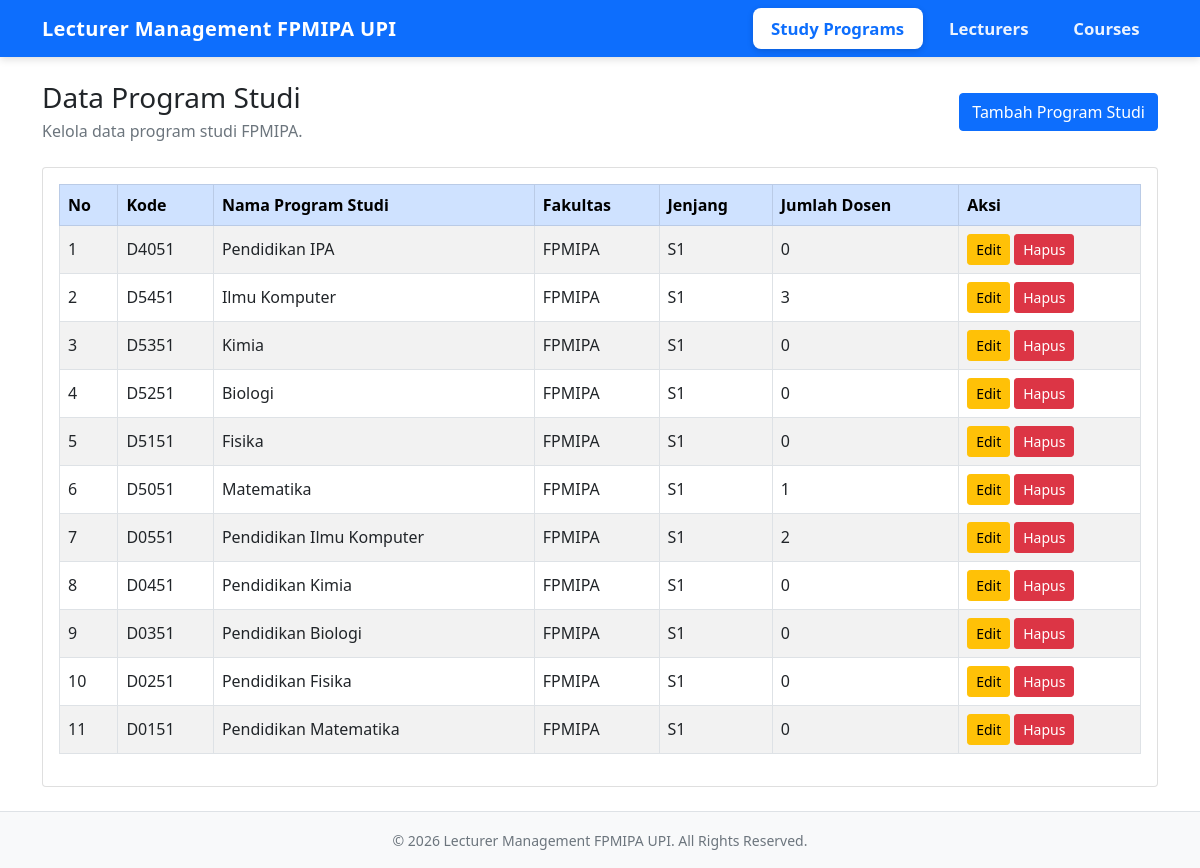
The page /?page=study_programs on the database its author committed.
### tables this page shows
CREATE TABLE `study_programs` (
  `id` int(10) unsigned NOT NULL AUTO_INCREMENT,
  `program_code` varchar(20) NOT NULL,
  `program_name` varchar(100) NOT NULL,
  `faculty` varchar(100) NOT NULL DEFAULT 'FPMIPA',
  `degree` varchar(5) NOT NULL DEFAULT 'S1',
  PRIMARY KEY (`id`),
  UNIQUE KEY `program_code` (`program_code`)
);

### views/Template.php (called while the page is built, shortened)
<?php
class Template {
    public static function render($view, $data = [])
    {
        extract($data, EXTR_SKIP);
        $viewPath = ROOT_PATH . '/templates/' . $view . '.php';
        $realViewPath = realpath($viewPath);
        require ROOT_PATH . '/templates/layouts/header.php';
        require $realViewPath;
        require ROOT_PATH . '/templates/layouts/footer.php';
    }
}

### views/StudyProgramView.php (called while the page is built, shortened)
<?php
require_once __DIR__ . '/Template.php';
class StudyProgramView {
    public static function index($data)
    {
        Template::render('study_programs/index', $data);
    }
}

### controllers/StudyProgramController.php (called while the page is built, shortened)
<?php
require_once __DIR__ . '/../models/StudyProgram.php';
require_once __DIR__ . '/../views/StudyProgramView.php';
class StudyProgramController {
    private $model;
    public function __construct()
    {
        $this->model = new StudyProgram();
    }
    public function index()
    {
        $studyPrograms = $this->model->getAll();
        StudyProgramView::index([
            'studyPrograms' => $studyPrograms,
            'pageTitle'     => 'Data Program Studi'
        ]);
    }
}

### models/Database.php (called while the page is built, shortened)
<?php
class Database {
    private static $connection = null;
    public static function connect()
    {
        $dsn = 'mysql:host=' . DB_HOST . ';dbname=' . DB_NAME . ';charset=utf8mb4';
        try {
            self::$connection = new PDO($dsn, DB_USER, DB_PASS, [
                PDO::ATTR_ERRMODE => PDO::ERRMODE_EXCEPTION,
                PDO::ATTR_DEFAULT_FETCH_MODE => PDO::FETCH_ASSOC,
                PDO::ATTR_EMULATE_PREPARES => false
            ]);
            return self::$connection;
        } catch (PDOException $e) {
            error_log('Database Connection Error: ' . $e->getMessage());
            die('Koneksi database gagal. Periksa konfigurasi database dan pastikan server MySQL aktif.');
        }
    }
}

### models/StudyProgram.php (called while the page is built, shortened)
<?php
require_once __DIR__ . '/Database.php';
class StudyProgram {
    private $db;
    public function __construct()
    {
        $this->db = Database::connect();
    }
    public function getAll()
    {
        $query = "SELECT
                    sp.*,
                    COUNT(l.id) AS lecturer_count
                  FROM study_programs sp
                  LEFT JOIN lecturers l
                    ON sp.id = l.study_program_id
                  GROUP BY sp.id
                  ORDER BY sp.id DESC";
        $statement = $this->db->prepare($query);
        $statement->execute();
        return $statement->fetchAll();
    }
}

### templates/study_programs/index.php (the view, shortened to what this page needs)
<div class="d-flex justify-content-between align-items-center mb-4">
    <div>
        <h3 class="mb-1">Data Program Studi</h3>
        <p class="text-muted mb-0">Kelola data program studi FPMIPA.</p>
    </div>
    <a href="<?= BASE_URL ?>/?page=study_programs&action=create"
       class="btn btn-primary">
        Tambah Program Studi
    </a>
</div>
<div class="card">
    <div class="card-body">
        <div class="table-responsive">
            <table class="table table-bordered table-striped align-middle">
                <thead class="table-primary">
                    <tr>
                        <th>No</th>
                        <th>Kode</th>
                        <th>Nama Program Studi</th>
                        <th>Fakultas</th>
                        <th>Jenjang</th>
                        <th>Jumlah Dosen</th>
                        <th>Aksi</th>
                    </tr>
                </thead>
                <tbody>
                    <?php if (!empty($studyPrograms)): ?>
                        <?php foreach ($studyPrograms as $index => $studyProgram): ?>
                            <tr>
                                <td><?= $index + 1 ?></td>
                                <td><?= htmlspecialchars($studyProgram['program_code']) ?></td>
                                <td><?= htmlspecialchars($studyProgram['program_name']) ?></td>
                                <td><?= htmlspecialchars($studyProgram['faculty']) ?></td>
                                <td><?= htmlspecialchars($studyProgram['degree']) ?></td>
                                <td><?= (int) $studyProgram['lecturer_count'] ?></td>
                                <td>
                                    <div class="d-flex gap-1">
                                        <a
                                            href="<?= BASE_URL ?>/?page=study_programs&action=edit&id=<?= (int) $studyProgram['id'] ?>"
                                            class="btn btn-warning btn-sm"
                                        >
                                            Edit
                                        </a>
                                        <form
                                            action="<?= BASE_URL ?>/?page=study_programs&action=delete&id=<?= (int) $studyProgram['id'] ?>"
                                            method="POST"
                                            onsubmit="return confirm('Yakin ingin menghapus program studi ini?')"
                                        >
                                            <button type="submit" class="btn btn-danger btn-sm">
                                                Hapus
                                            </button>
                                        </form>
                                    </div>
                                </td>
                            </tr>
                        <?php endforeach; ?>
                    <?php endif; ?>
                </tbody>
            </table>
        </div>
    </div>
</div>

### rows shown on the page
study_programs: program_code "D4051", program_name "Pendidikan IPA", faculty "FPMIPA", degree "S1", lecturer_count "0"
study_programs: program_code "D5451", program_name "Ilmu Komputer", faculty "FPMIPA", degree "S1", lecturer_count "3"
study_programs: program_code "D5351", program_name "Kimia", faculty "FPMIPA", degree "S1", lecturer_count "0"
study_programs: program_code "D5251", program_name "Biologi", faculty "FPMIPA", degree "S1", lecturer_count "0"
study_programs: program_code "D5151", program_name "Fisika", faculty "FPMIPA", degree "S1", lecturer_count "0"
study_programs: program_code "D5051", program_name "Matematika", faculty "FPMIPA", degree "S1", lecturer_count "1"
study_programs: program_code "D0551", program_name "Pendidikan Ilmu Komputer", faculty "FPMIPA", degree "S1", lecturer_count "2"
study_programs: program_code "D0451", program_name "Pendidikan Kimia", faculty "FPMIPA", degree "S1", lecturer_count "0"
study_programs: program_code "D0351", program_name "Pendidikan Biologi", faculty "FPMIPA", degree "S1", lecturer_count "0"
study_programs: program_code "D0251", program_name "Pendidikan Fisika", faculty "FPMIPA", degree "S1", lecturer_count "0"
study_programs: program_code "D0151", program_name "Pendidikan Matematika", faculty "FPMIPA", degree "S1", lecturer_count "0"

### other values the page prints
APP_NAME "Lecturer Management FPMIPA UPI"
